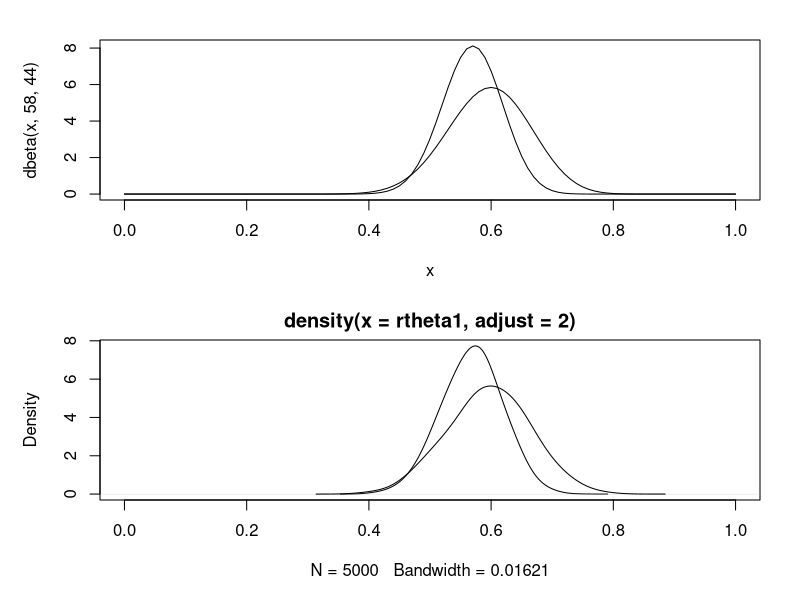

Here is the R script that generated this plot:
# posterior dist for second survey is Beta(31, 21)

# random sampling
set.seed(1)
rtheta1 <- rbeta(5000, 58, 44)
rtheta2 <- rbeta(5000, 31, 21)

# Pr(theta_1 < theta_2 | prior, dat)
print(sprintf(
      "Pr(theta_1 < theta_2 | prior, data) = %.3f",
      mean(rtheta1 < rtheta2)
))


# visualize to check the result above
par(mfrow = c(2, 1))
# mathematical
par(mar = c(5, 5, 2, 2))
curve(dbeta(x, 58, 44), from = 0, to = 1)
curve(dbeta(x, 31, 21), from = 0, to = 1, add = TRUE)
# mc results
plot(density(rtheta1, adjust = 2), xlim = c(0, 1))
lines(density(rtheta2, adjust = 2))
dev.off()
